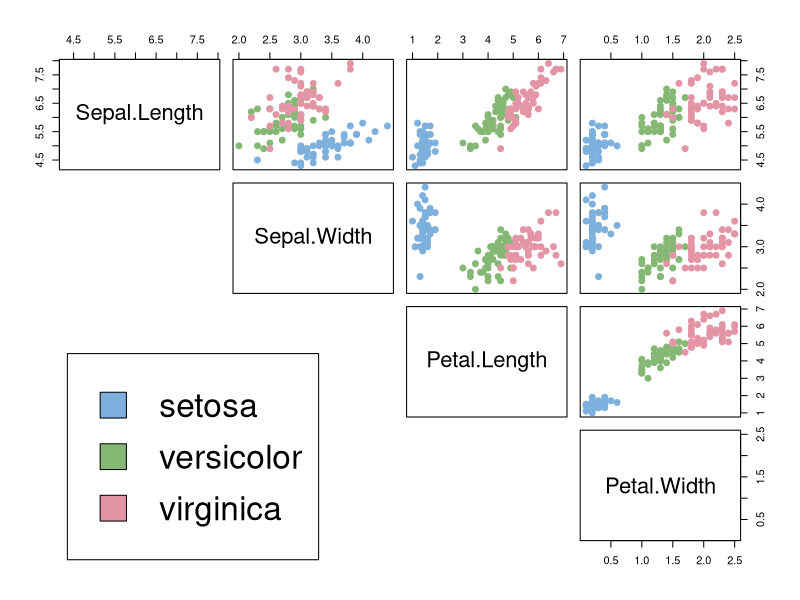
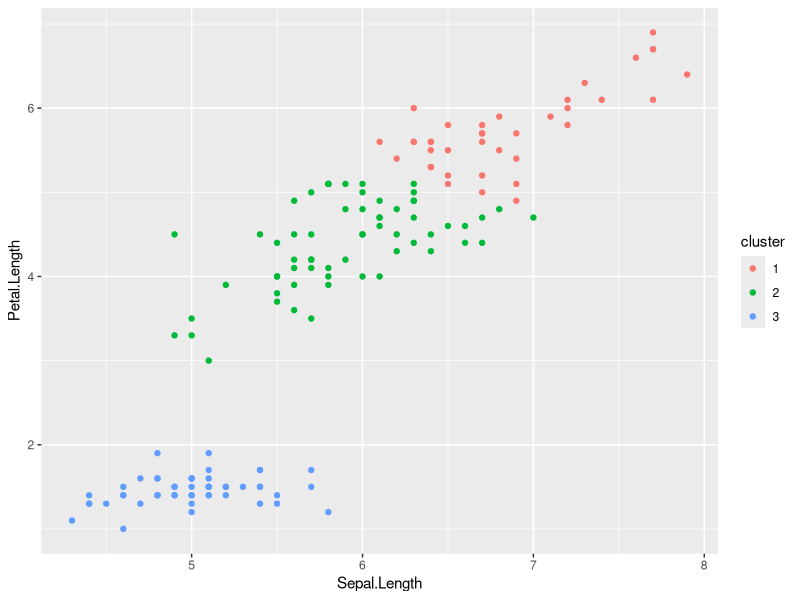
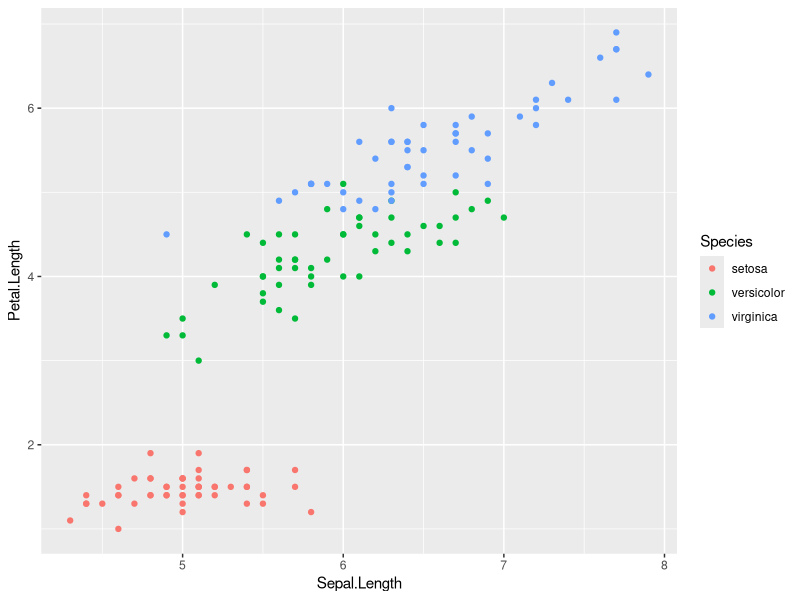

Here is the R script that generated these plots, in order:
library(ggplot2)
# the four measures of irises, width &amp;amp; length + species
head(iris)
# remove the 5th column from the dataset which contains the name of the species - 
# so there's no 'cheating'# from this point on 'irises' is our version of the 
# origianl 'iris' data, so species is unknown..
irises <- iris[-5]
# and display
head(irises)
# get the species names
species_labels = iris[,5] 
# a library with nice colors, install it if you do not have
library(colorspace) 
# get a color for each record according to its specie
species_col = rev(rainbow_hcl(3))[as.numeric(species_labels)] 

pairs(irises, col = species_col,
      lower.panel = NULL,
      cex.labels=2, pch=19, cex = 1.2)

par(xpd = TRUE)
legend(x = 0.05, y = 0.4, cex = 2,
       legend = as.character(levels(species_labels)),
       fill = unique(species_col))
par(xpd = NA)

fit <- kmeans(irises, 3, nstart = 25) # 3 clusters, kinda cheating, try 2, or 4 (or 1)
fit

df <- data.frame(irises)
df$cluster <- factor(fit$cluster)

ggplot(data = df, aes(
  x = Sepal.Length, y = Petal.Length, color = cluster
)) + geom_point()

ggplot(data = iris, aes(
  x = Sepal.Length, y = Petal.Length, color = Species)
) + geom_point()